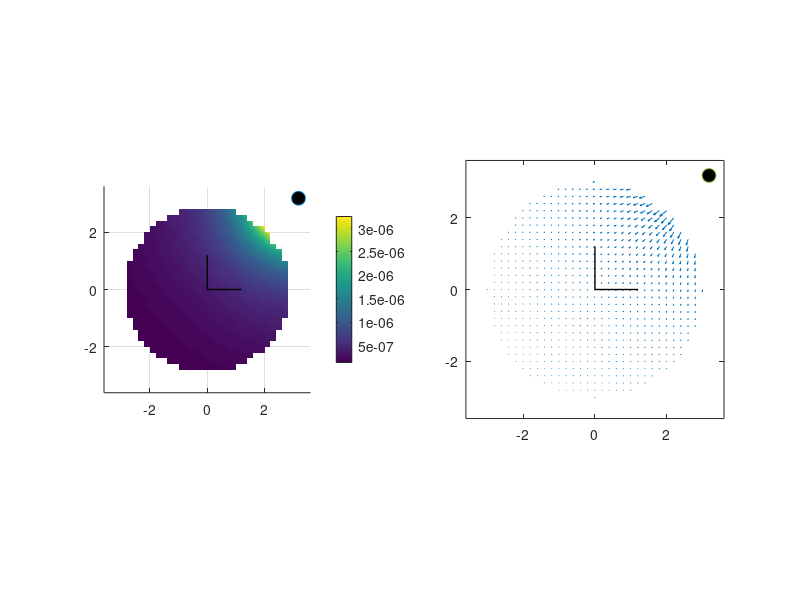

Write the MATLAB code that produced this figure. (Note: this script raises an error after producing the figure.)

% acoustics
c = 343;
rho_0 = 1.2;
Z_0 = c*rho_0;

% playback diameter for computations, in meters
D = 6;
% grid resolution, in meters
d = 0.2;
x = -D:d:D;
y = -D:d:D;
[X,Y] = meshgrid(x,y);
Z = zeros(size(X));
% spherical coords
[Azi,Elev,R] = cart2sph(X,Y,Z);

x_stack = X(:);
y_stack = Y(:);
z_stack = Z(:);
r_stack = R(:);
azi_stack = Azi(:);
elev_stack = Elev(:);
nGrid = length(x_stack);

%% signal parameters

t = 0; % time point
f = 200; % frequency
w = 2*pi*f; % angular frequency
k = w/c; % wavenumber
m0 = 1; % magnitude
phi0 = 0; % initial phase
a0 = m0.*exp(1i*phi0); % initial amplitude

rs = 1.5*D/2; % distance of source
doa = [pi/4 0]; % source direction, azimuth/elevation
ns = rs*[cos(doa(1))*cos(doa(2)) sin(doa(1))*cos(doa(2)) sin(doa(2))]; % source position vector

kr = k*r_stack;

cos_alpha = sin(doa(2))*sin(elev_stack) + cos(doa(2)).*cos(elev_stack(:)).*cos(doa(1)*ones(size(X(:)))-azi_stack);
order_max = ceil(exp(1)*k*(D/2)/2);

%% direct modeling - exp(jwt-jk||r_s-r||) / (4pi||r_s-r||)

% propagation vectors at each grid point
XYZs(:,:,1) = X-ns(1);
XYZs(:,:,2) = Y-ns(2);
XYZs(:,:,3) = Z-ns(3);
Rs = sqrt(sum(XYZs.^2,3));
Ns_dop = XYZs./repmat(Rs,[1 1 3]);

% complex pressure field
p_cmplx = a0*exp(1i* (w*t*ones(size(X)) - k*Rs) )./(4*pi*Rs); % complex pressure field
% near-field term
nearf = 1-1i./(k*Rs);
% complex velocity
v_cmplx = (1/Z_0)*repmat(p_cmplx.*nearf,[1 1 3]).*Ns_dop;
I_cmplx = (1/2)*repmat(p_cmplx,[1 1 3]).*conj(v_cmplx);
I_active = real(I_cmplx);
I_active_mag = sqrt(sum(I_active.^2,3));

% draw
I_active_mag(R>D/2) = Inf;
figure
subplot(1,2,1)
surf(X,Y,I_active_mag); colorbar
shading interp;
line(ns(1),ns(2),2,'linestyle','none','marker','o','markerfacecolor','k','markersize',10); % draw source
axis equal
axis([-1.2*D/2 1.2*D/2 -1.2*D/2 1.2*D/2 -100 100]);
view(2)
line([0 D/5], [0 0], [2 2], 'Color','k','LineWidth', 1); % draw axes
line([0 0], [0 D/5], [2 2], 'Color','k','LineWidth', 1);

subplot(1,2,2)
Ix_active = I_active(:,:,1); Ix_active(R>D/2) = 0;
Iy_active = I_active(:,:,2); Iy_active(R>D/2) = 0;
Iz_active = I_active(:,:,3); Iz_active(R>D/2) = 0;
quiver(X,Y, Ix_active, Iy_active);
line(ns(1),ns(2),2,'linestyle','none','marker','o','markerfacecolor','k','markersize',10); % draw source
axis equal
axis([-1.2*D/2 1.2*D/2 -1.2*D/2 1.2*D/2 -100 100]);
view(2)
line([0 D/5], [0 0], [2 2], 'Color','k','LineWidth', 1); % draw axes
line([0 0], [0 D/5], [2 2], 'Color','k','LineWidth', 1);

%% point source expansion

%pressure
radial_terms = zeros(length(X(:)), order_max+1);
for order=0:order_max
    jn = sph_besselj(order, kr);
    hns = sph_hankel2(order, k*rs);
    radial_terms(:, order+1) = (-1i)*k.*jn.*hns;
end
angular_terms = zeros(length(X(:)), order_max+1);
for degree=0:order_max
    temp = legendre(degree,cos_alpha);
    angular_terms(:,degree+1) = temp(1,:);
end
cp_stack = sum((ones(size(X(:)))*(2*(0:order_max)+1)).*radial_terms.*angular_terms,2)/(4*pi);
p_cmplx = reshape(cp_stack, size(X));

%velocity
radial_terms = zeros(length(X(:)), order_max+1);
% radial component
for order=0:order_max
    djn = dSphBesselj_fwd(order, kr);
    hns = sph_hankel2(order, k*rs);
    radial_terms(:, order+1) = (-1i)*k^2.*djn.*hns;
end
angular_terms = zeros(length(X(:)), order_max+1);
for degree=0:order_max
    temp = legendre(degree,cos_alpha);
    angular_terms(:,degree+1) = temp(1,:);
end
cv_r_stack = -1/(1i*k*Z_0)*sum((ones(size(X(:)))*(2*(0:order_max)+1)).*radial_terms.*angular_terms,2)/(4*pi);

% azimuthal component
radial_terms = zeros(length(X(:)), order_max+1);
for order=0:order_max
    jn_r = sph_besselj(order, kr);
    hns = sph_hankel2(order, k*rs);    
    radial_terms(:, order+1) = (-1i)*k.*jn_r.*hns;
end
radial_terms = replicatePerOrder(radial_terms,2);
angular_terms = (ones(nGrid,1)*getSH(order_max,[doa(1) pi/2-doa(2)],'real')) .* ...
                get_dRSH_phi(order_max,[azi_stack pi/2-elev_stack]);
cv_phi_stack = -1/(1i*k*Z_0)* (1./(r_stack.*sin(pi/2-elev_stack))) .* sum(radial_terms.*angular_terms,2);

% polar component
radial_terms = zeros(length(X(:)), order_max+1);
for order=0:order_max
    jn_r = sph_besselj(order, kr);
    hns = sph_hankel2(order, k*rs);    
    radial_terms(:, order+1) = (-1i)*k.*jn_r.*hns;
end
radial_terms = replicatePerOrder(radial_terms,2);
nGrid = length(azi_stack);
angular_terms = (ones(nGrid,1)*getSH(order_max,[doa(1) pi/2-doa(2)],'real')) .* ...
                get_dRSH_theta(order_max,[azi_stack pi/2-elev_stack]);
cv_theta_stack = -1/(1i*k*Z_0)* (1./r_stack) .* sum(radial_terms.*angular_terms,2);

% convert to cartesian coordinates
cv_x_stack = sin(pi/2-elev_stack).*cos(azi_stack).*cv_r_stack + ...
             cos(pi/2-elev_stack).*cos(azi_stack).*cv_theta_stack - ...
             sin(azi_stack).*cv_phi_stack;
cv_y_stack = sin(pi/2-elev_stack).*sin(azi_stack).*cv_r_stack + ...
             cos(pi/2-elev_stack).*sin(azi_stack).*cv_theta_stack + ...
             cos(azi_stack).*cv_phi_stack;
cv_z_stack = cos(pi/2-elev_stack).*cv_r_stack - ...
             sin(pi/2-elev_stack).*cv_theta_stack;

cv_x = reshape(cv_x_stack, size(X));
cv_y = reshape(cv_y_stack, size(X));
cv_z = reshape(cv_z_stack, size(X));        
         
v_cmplx = cat(3, cv_x, cv_y, cv_z);
I_cmplx = (1/2)*repmat(p_cmplx,[1 1 3]).*conj(v_cmplx);
I_active = real(I_cmplx);
I_active_mag = sqrt(sum(I_active.^2,3));

% draw
I_active_mag(R>D/2) = Inf;
figure
subplot(1,2,1)
surf(X,Y,I_active_mag); colorbar
shading interp;
line(ns(1),ns(2),2,'linestyle','none','marker','o','markerfacecolor','k','markersize',10); % draw source
axis equal
axis([-1.2*D/2 1.2*D/2 -1.2*D/2 1.2*D/2 -100 100]);
view(2)
line([0 D/5], [0 0], [2 2], 'Color','k','LineWidth', 1); % draw axes
line([0 0], [0 D/5], [2 2], 'Color','k','LineWidth', 1);

subplot(1,2,2)
Ix_active = I_active(:,:,1); Ix_active(R>D/2) = 0;
Iy_active = I_active(:,:,2); Iy_active(R>D/2) = 0;
Iz_active = I_active(:,:,3); Iz_active(R>D/2) = 0;
quiver(X,Y, Ix_active, Iy_active);
line(ns(1),ns(2),2,'linestyle','none','marker','o','markerfacecolor','k','markersize',10); % draw source
axis equal
axis([-1.2*D/2 1.2*D/2 -1.2*D/2 1.2*D/2 -100 100]);
view(2)
line([0 D/5], [0 0], [2 2], 'Color','k','LineWidth', 1); % draw axes
line([0 0], [0 D/5], [2 2], 'Color','k','LineWidth', 1);

%% spherical scatterer - points source

% scatterer radius
r_scat = 1;
kr_scat = k*r_scat;

%pressure
radial_terms = zeros(length(X(:)), order_max+1);
for order=0:order_max
    jn = sph_besselj(order, kr);
    jnprime = dsph_besselj(order, kr_scat);
    hn = sph_hankel2(order, kr);
    hnprime = dsph_hankel2(order, kr_scat);
    hns = sph_hankel2(order, k*rs);
    radial_terms(:, order+1) = (jn-(jnprime./hnprime).*hn) * hns;
end
angular_terms = zeros(length(X(:)), order_max+1);
for degree=0:order_max
    temp = legendre(degree,cos_alpha);
    angular_terms(:,degree+1) = temp(1,:);
end
cp_stack = (-1i)*k*sum((ones(size(X(:)))*(2*(0:order_max)+1)).*radial_terms.*angular_terms,2)/(4*pi);
cp_stack(r_stack<r_scat) = Inf;
p_cmplx = reshape(cp_stack, size(X));

%velocity
% radial component
radial_terms = zeros(length(X(:)), order_max+1);
for order=0:order_max
    djn_r = dsph_besselj(order, kr);
    djn_scat = dsph_besselj(order, kr_scat);
    dhn_r = dsph_hankel2(order, kr);
    dhn_scat = dsph_hankel2(order, kr_scat);
    hns = sph_hankel2(order, k*rs);
    radial_terms(:, order+1) = (-1i)*k^2.*(djn_r-(djn_scat./dhn_scat).*dhn_r) * hns;
end
angular_terms = zeros(length(X(:)), order_max+1);
for degree=0:order_max
    temp = legendre(degree,cos_alpha);
    angular_terms(:,degree+1) = temp(1,:);
end
cv_r_stack = -1/(1i*k*Z_0)*sum((ones(size(X(:)))*(2*(0:order_max)+1)).*radial_terms.*angular_terms,2)/(4*pi);

% azimuthal component
radial_terms = zeros(length(X(:)), order_max+1);
for order=0:order_max
    jn_r = sph_besselj(order, kr);
    djn_scat = dsph_besselj(order, kr_scat);
    hn_r = sph_hankel2(order, kr);
    dhn_scat = dsph_hankel2(order, kr_scat);
    hns = sph_hankel2(order, k*rs);
    radial_terms(:, order+1) = (-1i)*k.*(jn_r-(djn_scat./dhn_scat).*hn_r) * hns;
end
radial_terms = replicatePerOrder(radial_terms,2);
nDirs = length(azi_stack);
angular_terms = (ones(nDirs,1)*getSH(order_max,[doa(1) pi/2-doa(2)],'real')) .* ...
                get_dRSH_phi(order_max,[azi_stack pi/2-elev_stack]);
cv_phi_stack = -1/(1i*k*Z_0)* (1./(r_stack.*sin(pi/2-elev_stack))) .* sum(radial_terms.*angular_terms,2);

% polar component
radial_terms = zeros(length(X(:)), order_max+1);
for order=0:order_max
    jn_r = sph_besselj(order, kr);
    djn_scat = dsph_besselj(order, kr_scat);
    hn_r = sph_hankel2(order, kr);
    dhn_scat = dsph_hankel2(order, kr_scat);
    hns = sph_hankel2(order, k*rs);
    radial_terms(:, order+1) = (-1i)*k.*(jn_r-(djn_scat./dhn_scat).*hn_r) * hns;
end
radial_terms = replicatePerOrder(radial_terms,2);
nDirs = length(azi_stack);
angular_terms = (ones(nDirs,1)*getSH(order_max,[doa(1) pi/2-doa(2)],'real')) .* ...
                get_dRSH_theta(order_max,[azi_stack pi/2-elev_stack]);
cv_theta_stack = -1/(1i*k*Z_0)* (1./r_stack) .* sum(radial_terms.*angular_terms,2);

% convert to cartesian coordinates
cv_x_stack = sin(pi/2-elev_stack).*cos(azi_stack).*cv_r_stack + ...
             cos(pi/2-elev_stack).*cos(azi_stack).*cv_theta_stack - ...
             sin(azi_stack).*cv_phi_stack;
cv_y_stack = sin(pi/2-elev_stack).*sin(azi_stack).*cv_r_stack + ...
             cos(pi/2-elev_stack).*sin(azi_stack).*cv_theta_stack + ...
             cos(azi_stack).*cv_phi_stack;
cv_z_stack = cos(pi/2-elev_stack).*cv_r_stack - ...
             sin(pi/2-elev_stack).*cv_theta_stack;

cv_x = reshape(cv_x_stack, size(X));
cv_y = reshape(cv_y_stack, size(X));
cv_z = reshape(cv_z_stack, size(X));        
         
v_cmplx = cat(3, cv_x, cv_y, cv_z);
I_cmplx = (1/2)*repmat(p_cmplx,[1 1 3]).*conj(v_cmplx);
I_active = real(I_cmplx);
I_active_mag = sqrt(sum(I_active.^2,3));

% draw
I_active_mag(R>D/2) = Inf;
I_active_mag(R<r_scat) = Inf;
figure
subplot(1,2,1)
surf(X,Y,I_active_mag); colorbar
shading interp;
line(ns(1),ns(2),2,'linestyle','none','marker','o','markerfacecolor','k','markersize',10); % draw source
axis equal
axis([-1.2*D/2 1.2*D/2 -1.2*D/2 1.2*D/2 -100 100]);
view(2)
line([0 D/5], [0 0], [2 2], 'Color','k','LineWidth', 1); % draw axes
line([0 0], [0 D/5], [2 2], 'Color','k','LineWidth', 1);
% draw scatterer
rectangle('Position',[-r_scat -r_scat 2*r_scat 2*r_scat],'Curvature',[1 1],'FaceColor',[0 0 0])

subplot(1,2,2)
Ix_active = I_active(:,:,1); Ix_active(R>D/2) = 0; Ix_active(R<r_scat) = 0;
Iy_active = I_active(:,:,2); Iy_active(R>D/2) = 0; Iy_active(R<r_scat) = 0;
Iz_active = I_active(:,:,3); Iz_active(R>D/2) = 0; Iz_active(R<r_scat) = 0;
quiver(X,Y, Ix_active, Iy_active);
line(ns(1),ns(2),2,'linestyle','none','marker','o','markerfacecolor','k','markersize',10); % draw source
axis equal
axis([-1.2*D/2 1.2*D/2 -1.2*D/2 1.2*D/2 -100 100]);
view(2)
line([0 D/5], [0 0], [2 2], 'Color','k','LineWidth', 1); % draw axes
line([0 0], [0 D/5], [2 2], 'Color','k','LineWidth', 1);
% draw scatterer
rectangle('Position',[-r_scat -r_scat 2*r_scat 2*r_scat],'Curvature',[1 1],'FaceColor',[0 0 0])
